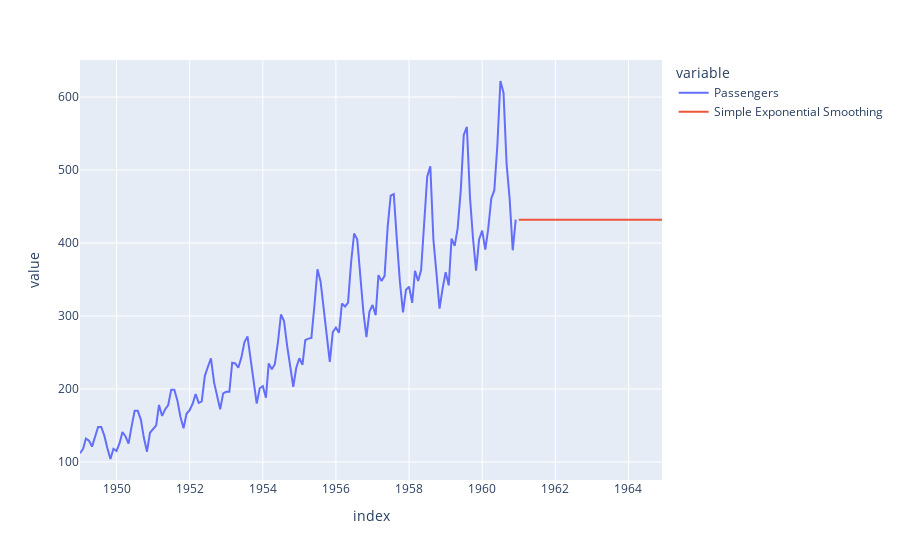

Notebook cell for this chart:
### Markdown cell above
### Simple Exponential Smoothing

### Code cell
def simple_exp_smoothing_forecast(data, horizon): #!
    model = SimpleExpSmoothing(data)
    model_fit = model.fit()
    forecast = model_fit.forecast(steps=horizon)
    return forecast

df_forecast_exponential = df_forecast_base.copy()
df_forecast_exponential['Simple Exponential Smoothing'] = simple_exp_smoothing_forecast(data, horizon)

pd.concat([df_passengers, df_forecast_exponential]).plot()

### Figure 1 — Plotly figure (JSON) as saved in the notebook; plotly's stock layout.template omitted (floating-point values rounded to 4 significant figures; data arrays with more than 128 entries replaced by an {"elided": "..."} marker saying what was removed)
{"data": [{"hovertemplate": "variable=Passengers<br>index=%{x}<br>value=%{y}<extra></extra>", "legendgroup": "Passengers", "line": {"color": "#636efa", "dash": "solid"}, "marker": {"symbol": "circle"}, "mode": "lines", "name": "Passengers", "orientation": "v", "showlegend": true, "type": "scatter", "x": {"elided": "192 str values"}, "xaxis": "x", "y": {"elided": "192 int values"}, "yaxis": "y"}, {"hovertemplate": "variable=Simple Exponential Smoothing<br>index=%{x}<br>value=%{y}<extra></extra>", "legendgroup": "Simple Exponential Smoothing", "line": {"color": "#EF553B", "dash": "solid"}, "marker": {"symbol": "circle"}, "mode": "lines", "name": "Simple Exponential Smoothing", "orientation": "v", "showlegend": true, "type": "scatter", "x": {"elided": "192 str values"}, "xaxis": "x", "y": {"elided": "192 float values"}, "yaxis": "y"}], "layout": {"autosize": true, "legend": {"title": {"text": "variable"}, "tracegroupgap": 0}, "margin": {"t": 60}, "xaxis": {"anchor": "y", "autorange": true, "domain": [0, 1], "range": ["1949-01-01", "1964-12-01"], "title": {"text": "index"}, "type": "date"}, "yaxis": {"anchor": "x", "autorange": true, "domain": [0, 1], "range": [75.22, 650.8], "title": {"text": "value"}, "type": "linear"}}}
